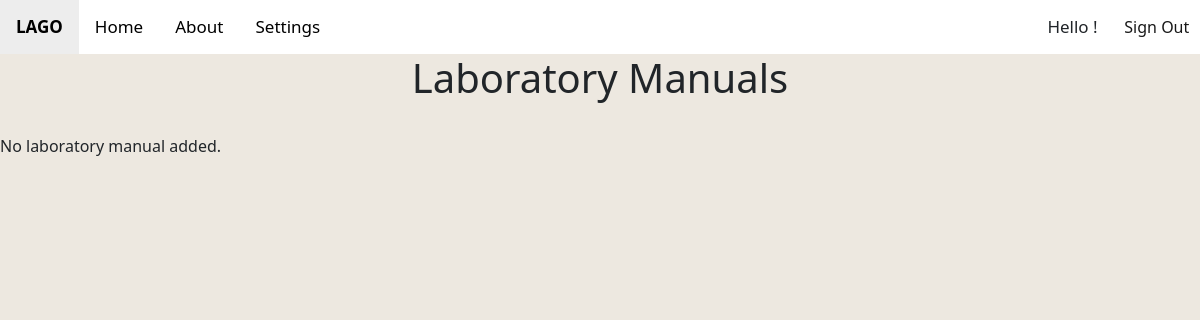
The page /home/view/ (signed in) on the database as committed earlier.
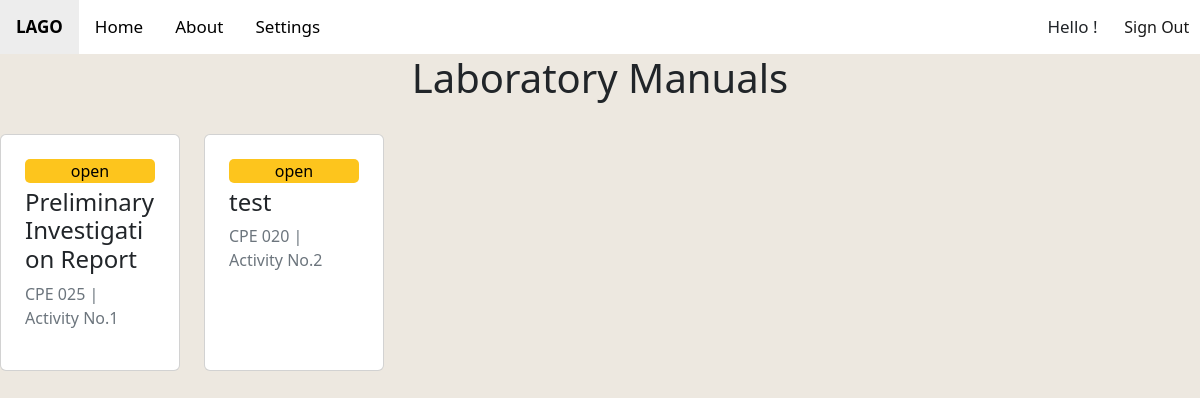
The same page on the database as committed later.
### main/models.py (models this page shows, shortened)
class labmanual(models.Model):
    id = models.AutoField(primary_key=True)
    act_no = models.IntegerField()
    lab_title = models.CharField(max_length=50)
    course_code = models.CharField(max_length=50)
    objective = models.TextField()
    ilos = models.TextField()
    discussion = models.TextField()
    res = models.TextField()
    procedures = RichTextField(blank=True, null=True)
    questions = models.TextField()
    supplementary = models.TextField()

### main/views.py (the view)
# urls.py: path("home/view/", login_required(PostListView.as_view(),login_url='/'), name="blog-home"),
class PostListView(ListView):
    model = labmanual
    labmanual_list = labmanual.objects.all()
    template_name = 'main/view.html'
    context_object_name: 'labmanual_list'

### main/templates/main/view.html (shortened to what this page needs)
{% extends 'main/base.html' %}
{% block previous %}
  <a href=".." class="active"><b>LAGO</b></a>
{% endblock %}
{% block body %}
  <h1 style="text-align:center">Laboratory Manuals</h1><br>
  <div class="row">
    {% for m in labmanual_list %}
    <div class="col-lg-2 col-md-6 col-sm-12 pb-4">
      <div class="card h-100 p-4">
        <a href="{% url 'post-detail' m.id %}" class="btnwarning" style="text-align: center;text-decoration:none;color:black">open</a>
        <h4>{{m.lab_title}}</h4>
        <p class="text-muted">{{m.course_code}} | Activity No.{{m.act_no}}</p>
      </div>
    </div>
    {% empty %}
    <p>No laboratory manual added.</p>
    {% endfor %}
  </div>
{% endblock %}

### main/templates/main/base.html (shortened to what this page needs)
<!doctype html>
<html lang="en">
    <head>
        <link rel="stylesheet" href="https://cdnjs.cloudflare.com/ajax/libs/font-awesome/4.7.0/css/font-awesome.min.css">
        <link rel="stylesheet" href="https://cdn.jsdelivr.net/npm/bootstrap-icons@1.9.1/font/bootstrap-icons.css">
        <link href="https://cdn.jsdelivr.net/npm/bootstrap@5.2.2/dist/css/bootstrap.min.css" rel="stylesheet">
        <link rel="stylesheet" href="https://stackpath.bootstrapcdn.com/font-awesome/4.7.0/css/font-awesome.min.css">
        <div class="topnav bg-white" id="myTopnav">
            {% block previous %}{% endblock %}
            <a href="/home">Home</a>
            <a href="/home/about">About</a>
            <a href="/home/settings">Settings</a>
            <div class="d-flex flex-row-reverse">
                <button onclick="document.getElementById('id01').style.display='block'">Sign Out</button>
                <a aria-disabled="true" >Hello&nbsp;<b>{{request.user.first_name}}</b>!</a>
            </div>
        </div>
    </head>
    <body>
        {% block body %}
        {% endblock %}
        <body style="background-color: #ede8e0;">
    </body>
</html>

### main/templates/main/base.html (style rules this page uses)
.active { background-color: #fec007; }
.btnwarning { background-color: #fdc51d; border-radius: 5px; margin-bottom: 5px; }
.topnav { overflow: hidden; background-color: #333; }
.topnav a { float: left; display: block; color: #000000; text-align: center; padding: 14px 16px; text-decoration: none; font-size: 17px; }
button { background-color: #FFFFFF; color: black; padding: 5px 5px; margin: 8px 0; border: none; cursor: pointer; width: 10%; opacity: 0.9; }
body { font-family: Arial, Helvetica, sans-serif; overflow-x: hidden; overflow-y: auto; min-height:100%; }
html { min-height: 100%; }

Rows that differ between the two databases and show on the page:
added labmanual: lab_title "Preliminary Investigation Report", course_code "CPE 025", act_no "1"
added labmanual: lab_title "test", course_code "CPE 020", act_no "2"
Other text that changed with them:
text no longer shown: "No laboratory manual added."
